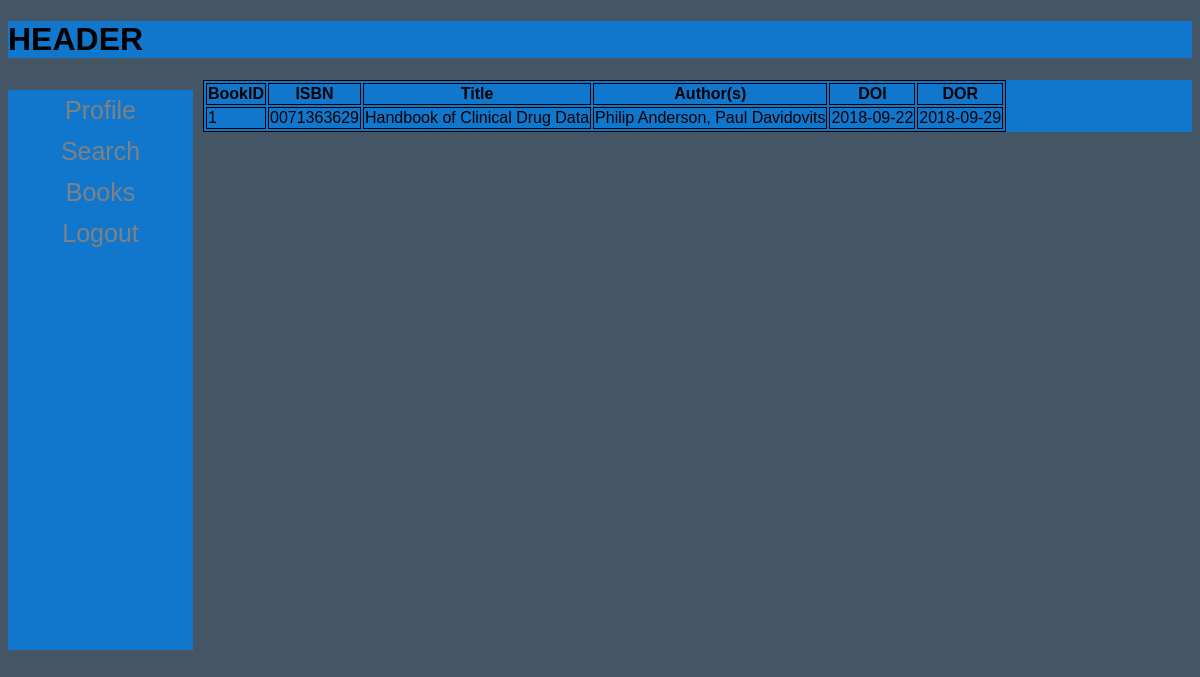
The page /books.php (signed in) on the database as committed earlier.
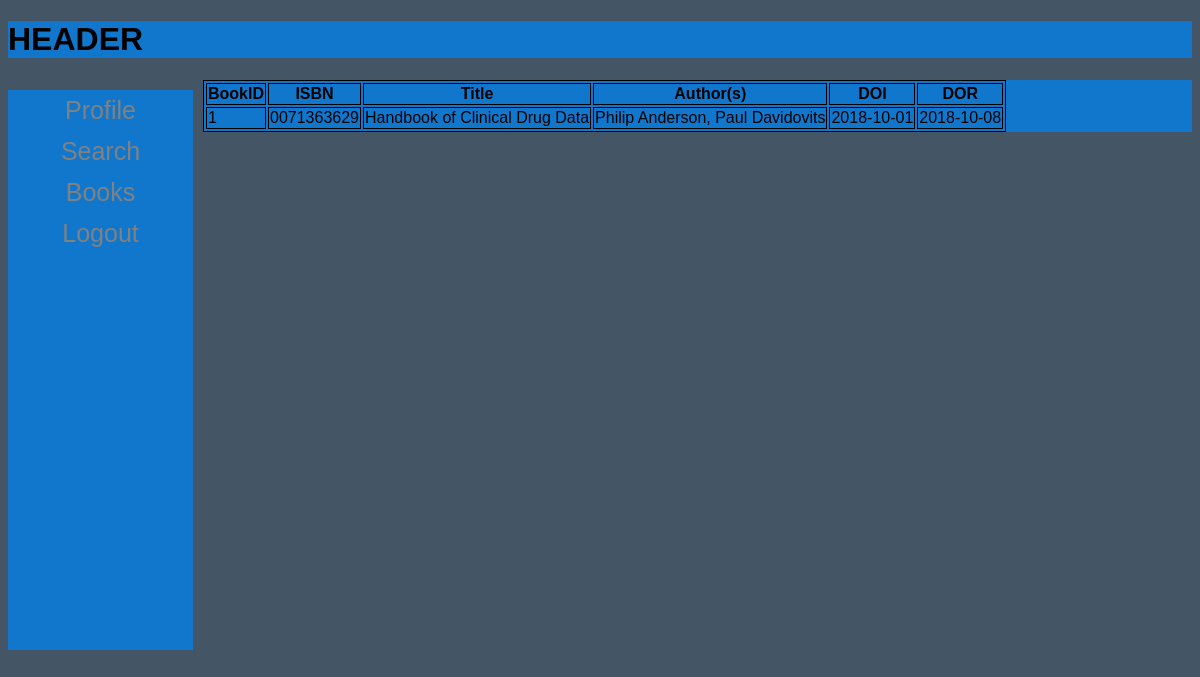
The same page on the database as committed later.
### tables this page shows
CREATE TABLE `books` (
  `BookID` int(11) NOT NULL,
  `ISBN` varchar(30) DEFAULT NULL,
  `Title` varchar(100) DEFAULT NULL,
  `Edition` int(11) DEFAULT NULL,
  `UserId` int(11) DEFAULT NULL,
  `DOI` date DEFAULT NULL,
  `DOR` date DEFAULT NULL,
  `reissue_count` int(11) DEFAULT NULL,
  `EmployeeID` int(11) DEFAULT NULL,
  PRIMARY KEY (`BookID`)
);

### books.php (the view, shortened to what this page needs)
<!DOCTYPE html>
<html lang="en">
<head>
    <link rel="stylesheet" type="text/css" href="style.php">
</head>
<body>
    <div class="header">
        <?php
            require_once 'common/header.php' ; ?>
    </div>
    <div class="nav-bar">
        <?php
            require_once 'common/nav-bar.php' ?>
    </div>
    <div class="main-content">
        <table>
            <tr>
                <th>BookID</th>
                <th>ISBN</th>
                <th>Title</th>
                <th>Author(s)</th>
                <th>DOI</th>
                <th>DOR</th>
            </tr>
        <?php
        $mysqli = new mysqli(DB_HOST, DB_USER, DB_PASS, DB_NAME);
        $userid = $_SESSION['user'];
        $sql = "SELECT b.BookID, b.ISBN, b.Title, b.DOI, b.DOR, group_concat(a.authorname separator ', ') as 'authors' FROM Books b JOIN B_Author a ON b.BookID = a.BookID WHERE b.UserID = '$userid';";
        $result = $mysqli->query($sql);
        for($i = 0; $i < $result->num_rows; $i++){
            $result->data_seek($i);
            $row = $result->fetch_assoc();
        ?>
            <tr>
            <td> <?= $row['BookID'] ?> </td>
            <td> <?= $row['ISBN'] ?> </td>
            <td> <?= $row['Title'] ?> </td>
            <td> <?= $row['authors'] ?> </td>
            <td> <?= $row['DOI'] ?> </td>
            <td> <?= $row['DOR'] ?></td>
            </tr>
        <?php
        }
        ?>
        </table>
    </div>
</body>
</html>

### common/header.php (shortened to what this page needs)
<h1>HEADER</h1>

### common/nav-bar.php (shortened to what this page needs)
<ul>
  <li><a href="index.php">Profile</a></li>
  <li><a href="search_for_books.php">Search</a></li>
  <?php
  if(isset($_SESSION['user'])){
      echo '<li><a href="books.php">Books</a></li>';
  }
  ?>
  <li><a href="logout.php">Logout</a></li>
</ul>

### books.php (style rules this page uses)
table, tr, td, th { border: 1px solid black; }

Rows that differ between the two databases and show on the page:
changed books "Handbook of Clinical Drug Data": DOI "2018-09-22" → "2018-10-01"; DOR "2018-09-29" → "2018-10-08"
